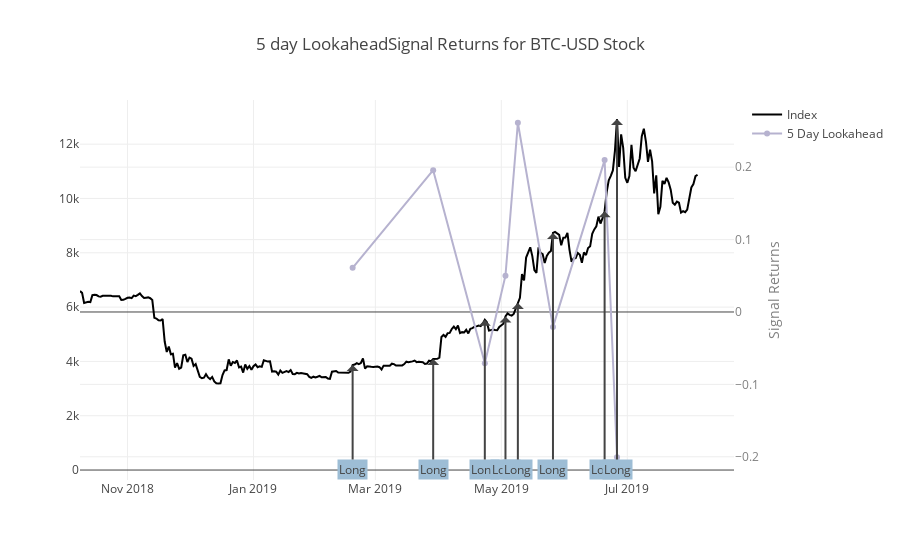
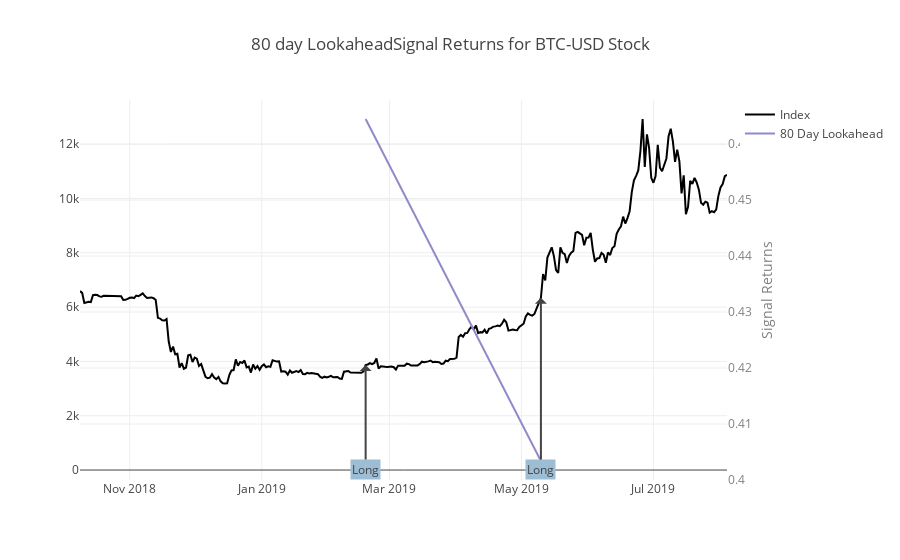
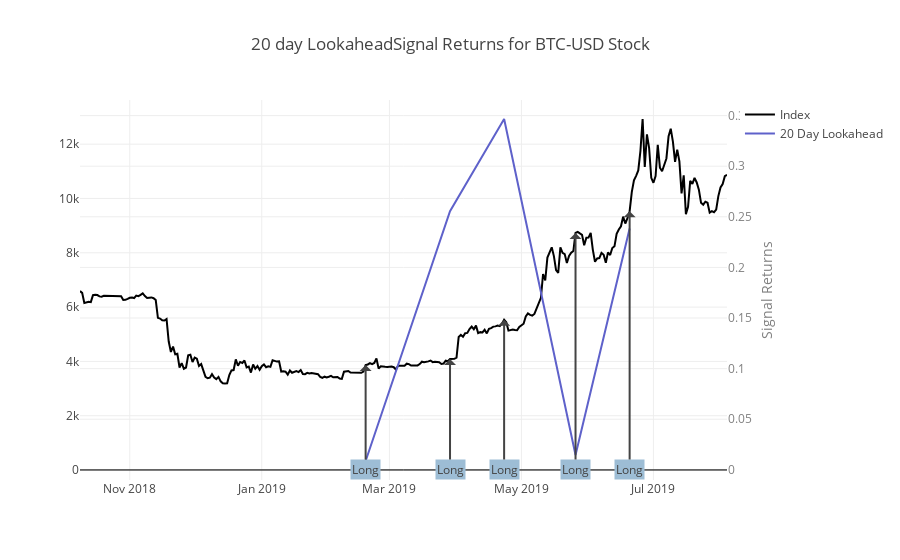
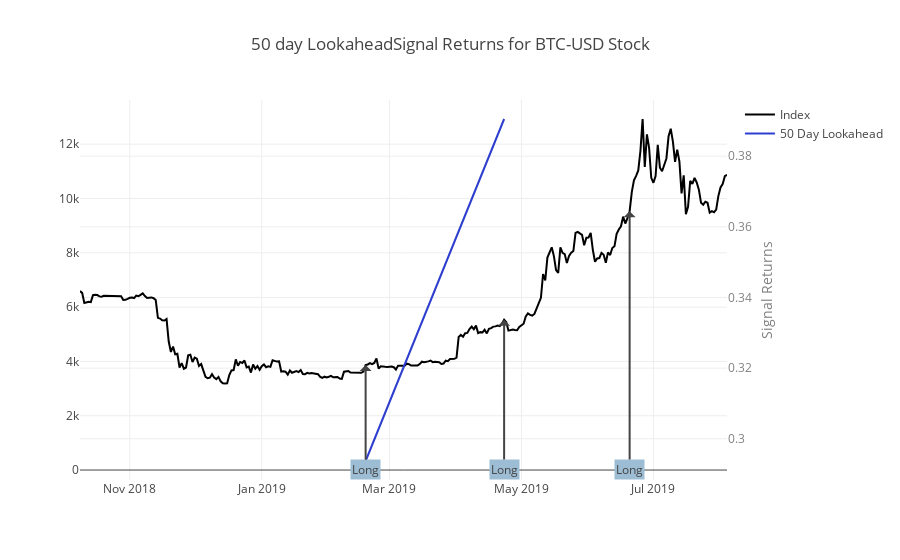

Source (notebook cell) for these figures, in order:
### Markdown cell above
### View Data
Let's continue using the previous lookahead prices to view the signal returns. Just like before, the axis for the signal returns is on the right side of the chart.

### Code cell
title_string = '{} day LookaheadSignal Returns for {} Stock'
signal_return_5 = get_signal_return(signal_5, price_return_5)
signal_return_80 = get_signal_return(signal_80, price_return_80)
signal_return_20 = get_signal_return(signal_20, price_return_20)
signal_return_50 = get_signal_return(signal_50, price_return_50)
project_helper.plot_signal_returns(
    close[apple_ticker],
    [
        (signal_return_5[apple_ticker], signal_5[apple_ticker], 5),
        (signal_return_80[apple_ticker], signal_80[apple_ticker], 80),
        (signal_return_20[apple_ticker], signal_20[apple_ticker], 20),
        (signal_return_50[apple_ticker], signal_50[apple_ticker], 50)
    ],
    [
    title_string.format(5, apple_ticker), 
     title_string.format(80, apple_ticker),
     title_string.format(20, apple_ticker), 
     title_string.format(50, apple_ticker)
    ])

### Figure 1 — Plotly figure (JSON) as saved in the notebook; plotly's stock layout.template omitted (floating-point values rounded to 4 significant figures; data arrays with more than 128 entries replaced by an {"elided": "..."} marker saying what was removed)
{"data": [{"line": {"color": "black"}, "name": "Index", "type": "scatter", "x": {"elided": "300 str values"}, "y": {"elided": "300 float values"}}, {"line": {"color": "#b6b2cf"}, "name": "5 Day Lookahead", "type": "scatter", "x": ["2019-02-18", "2019-03-29", "2019-04-23", "2019-05-03", "2019-05-09", "2019-05-26", "2019-06-20", "2019-06-26", "2019-07-31", "2019-08-01", "2019-08-02", "2019-08-03", "2019-08-04"], "y": [0.06094, 0.1958, -0.07072, 0.05016, 0.2614, -0.02056, 0.2098, -0.2006, null, null, null, null, null], "yaxis": "y2"}], "layout": {"annotations": [{"ax": 0, "ay": 20, "ayref": "y", "bgcolor": "#9dbdd5", "text": "Long", "x": "2019-02-18", "y": 3867}, {"ax": 0, "ay": 20, "ayref": "y", "bgcolor": "#9dbdd5", "text": "Long", "x": "2019-03-29", "y": 4091.0}, {"ax": 0, "ay": 20, "ayref": "y", "bgcolor": "#9dbdd5", "text": "Long", "x": "2019-04-23", "y": 5533.0}, {"ax": 0, "ay": 20, "ayref": "y", "bgcolor": "#9dbdd5", "text": "Long", "x": "2019-05-03", "y": 5657.0}, {"ax": 0, "ay": 20, "ayref": "y", "bgcolor": "#9dbdd5", "text": "Long", "x": "2019-05-09", "y": 6153.0}, {"ax": 0, "ay": 20, "ayref": "y", "bgcolor": "#9dbdd5", "text": "Long", "x": "2019-05-26", "y": 8732.0}, {"ax": 0, "ay": 20, "ayref": "y", "bgcolor": "#9dbdd5", "text": "Long", "x": "2019-06-20", "y": 9531.0}, {"ax": 0, "ay": 20, "ayref": "y", "bgcolor": "#9dbdd5", "text": "Long", "x": "2019-06-26", "y": 12930.0}], "title": "5 day LookaheadSignal Returns for BTC-USD Stock", "yaxis2": {"overlaying": "y", "side": "right", "tickfont": {"color": "grey"}, "title": "Signal Returns", "titlefont": {"color": "grey"}}}}

### Figure 2 — Plotly figure (JSON) as saved in the notebook; plotly's stock layout.template omitted (floating-point values rounded to 4 significant figures; data arrays with more than 128 entries replaced by an {"elided": "..."} marker saying what was removed)
{"data": [{"line": {"color": "black"}, "name": "Index", "type": "scatter", "x": {"elided": "300 str values"}, "y": {"elided": "300 float values"}}, {"line": {"color": "#8f8bca"}, "name": "80 Day Lookahead", "type": "scatter", "x": ["2019-02-18", "2019-05-10", "2019-05-17", "2019-05-18", "2019-05-19", "2019-05-20", "2019-05-21", "2019-05-22", "2019-05-23", "2019-05-24", "2019-05-25", "2019-05-26", "2019-05-27", "2019-05-28", "2019-05-29", "2019-05-30", "2019-05-31", "2019-06-01", "2019-06-02", "2019-06-03", "2019-06-04", "2019-06-05", "2019-06-06", "2019-06-07", "2019-06-08", "2019-06-09", "2019-06-10", "2019-06-11", "2019-06-12", "2019-06-13", "2019-06-14", "2019-06-15", "2019-06-16", "2019-06-17", "2019-06-18", "2019-06-19", "2019-06-20", "2019-06-21", "2019-06-22", "2019-06-23", "2019-06-24", "2019-06-25", "2019-06-26", "2019-06-27", "2019-06-28", "2019-06-29", "2019-06-30", "2019-07-01", "2019-07-02", "2019-07-03", "2019-07-04", "2019-07-05", "2019-07-06", "2019-07-07", "2019-07-08", "2019-07-09", "2019-07-10", "2019-07-11", "2019-07-12", "2019-07-13", "2019-07-14", "2019-07-15", "2019-07-16", "2019-07-17", "2019-07-18", "2019-07-19", "2019-07-20", "2019-07-21", "2019-07-22", "2019-07-23", "2019-07-24", "2019-07-25", "2019-07-26", "2019-07-27", "2019-07-28", "2019-07-29", "2019-07-30", "2019-07-31", "2019-08-01", "2019-08-02", "2019-08-03", "2019-08-04"], "y": [0.4645, 0.4034, null, null, null, null, null, null, null, null, null, null, null, null, null, null, null, null, null, null, null, null, null, null, null, null, null, null, null, null, null, null, null, null, null, null, null, null, null, null, null, null, null, null, null, null, null, null, null, null, null, null, null, null, null, null, null, null, null, null, null, null, null, null, null, null, null, null, null, null, null, null, null, null, null, null, null, null, null, null, null, null], "yaxis": "y2"}], "layout": {"annotations": [{"ax": 0, "ay": 20, "ayref": "y", "bgcolor": "#9dbdd5", "text": "Long", "x": "2019-02-18", "y": 3867}, {"ax": 0, "ay": 20, "ayref": "y", "bgcolor": "#9dbdd5", "text": "Long", "x": "2019-05-10", "y": 6343.0}], "title": "80 day LookaheadSignal Returns for BTC-USD Stock", "yaxis2": {"overlaying": "y", "side": "right", "tickfont": {"color": "grey"}, "title": "Signal Returns", "titlefont": {"color": "grey"}}}}

### Figure 3 — Plotly figure (JSON) as saved in the notebook; plotly's stock layout.template omitted (floating-point values rounded to 4 significant figures; data arrays with more than 128 entries replaced by an {"elided": "..."} marker saying what was removed)
{"data": [{"line": {"color": "black"}, "name": "Index", "type": "scatter", "x": {"elided": "300 str values"}, "y": {"elided": "300 float values"}}, {"line": {"color": "#5e61ca"}, "name": "20 Day Lookahead", "type": "scatter", "x": ["2019-02-18", "2019-03-29", "2019-04-23", "2019-05-26", "2019-06-20", "2019-07-16", "2019-07-17", "2019-07-18", "2019-07-19", "2019-07-20", "2019-07-21", "2019-07-22", "2019-07-23", "2019-07-24", "2019-07-25", "2019-07-26", "2019-07-27", "2019-07-28", "2019-07-29", "2019-07-30", "2019-07-31", "2019-08-01", "2019-08-02", "2019-08-03", "2019-08-04"], "y": [0.008733, 0.2555, 0.3466, 0.01461, 0.2385, null, null, null, null, null, null, null, null, null, null, null, null, null, null, null, null, null, null, null, null], "yaxis": "y2"}], "layout": {"annotations": [{"ax": 0, "ay": 20, "ayref": "y", "bgcolor": "#9dbdd5", "text": "Long", "x": "2019-02-18", "y": 3867}, {"ax": 0, "ay": 20, "ayref": "y", "bgcolor": "#9dbdd5", "text": "Long", "x": "2019-03-29", "y": 4091.0}, {"ax": 0, "ay": 20, "ayref": "y", "bgcolor": "#9dbdd5", "text": "Long", "x": "2019-04-23", "y": 5533.0}, {"ax": 0, "ay": 20, "ayref": "y", "bgcolor": "#9dbdd5", "text": "Long", "x": "2019-05-26", "y": 8732.0}, {"ax": 0, "ay": 20, "ayref": "y", "bgcolor": "#9dbdd5", "text": "Long", "x": "2019-06-20", "y": 9531.0}], "title": "20 day LookaheadSignal Returns for BTC-USD Stock", "yaxis2": {"overlaying": "y", "side": "right", "tickfont": {"color": "grey"}, "title": "Signal Returns", "titlefont": {"color": "grey"}}}}

### Figure 4 — Plotly figure (JSON) as saved in the notebook; plotly's stock layout.template omitted (floating-point values rounded to 4 significant figures; data arrays with more than 128 entries replaced by an {"elided": "..."} marker saying what was removed)
{"data": [{"line": {"color": "black"}, "name": "Index", "type": "scatter", "x": {"elided": "300 str values"}, "y": {"elided": "300 float values"}}, {"line": {"color": "#2d3ecf"}, "name": "50 Day Lookahead", "type": "scatter", "x": ["2019-02-18", "2019-04-23", "2019-06-16", "2019-06-17", "2019-06-18", "2019-06-19", "2019-06-20", "2019-06-21", "2019-06-22", "2019-06-23", "2019-06-24", "2019-06-25", "2019-06-26", "2019-06-27", "2019-06-28", "2019-06-29", "2019-06-30", "2019-07-01", "2019-07-02", "2019-07-03", "2019-07-04", "2019-07-05", "2019-07-06", "2019-07-07", "2019-07-08", "2019-07-09", "2019-07-10", "2019-07-11", "2019-07-12", "2019-07-13", "2019-07-14", "2019-07-15", "2019-07-16", "2019-07-17", "2019-07-18", "2019-07-19", "2019-07-20", "2019-07-21", "2019-07-22", "2019-07-23", "2019-07-24", "2019-07-25", "2019-07-26", "2019-07-27", "2019-07-28", "2019-07-29", "2019-07-30", "2019-07-31", "2019-08-01", "2019-08-02", "2019-08-03", "2019-08-04"], "y": [0.2937, 0.3905, null, null, null, null, null, null, null, null, null, null, null, null, null, null, null, null, null, null, null, null, null, null, null, null, null, null, null, null, null, null, null, null, null, null, null, null, null, null, null, null, null, null, null, null, null, null, null, null, null, null], "yaxis": "y2"}], "layout": {"annotations": [{"ax": 0, "ay": 20, "ayref": "y", "bgcolor": "#9dbdd5", "text": "Long", "x": "2019-02-18", "y": 3867}, {"ax": 0, "ay": 20, "ayref": "y", "bgcolor": "#9dbdd5", "text": "Long", "x": "2019-04-23", "y": 5533.0}, {"ax": 0, "ay": 20, "ayref": "y", "bgcolor": "#9dbdd5", "text": "Long", "x": "2019-06-20", "y": 9531.0}], "title": "50 day LookaheadSignal Returns for BTC-USD Stock", "yaxis2": {"overlaying": "y", "side": "right", "tickfont": {"color": "grey"}, "title": "Signal Returns", "titlefont": {"color": "grey"}}}}
